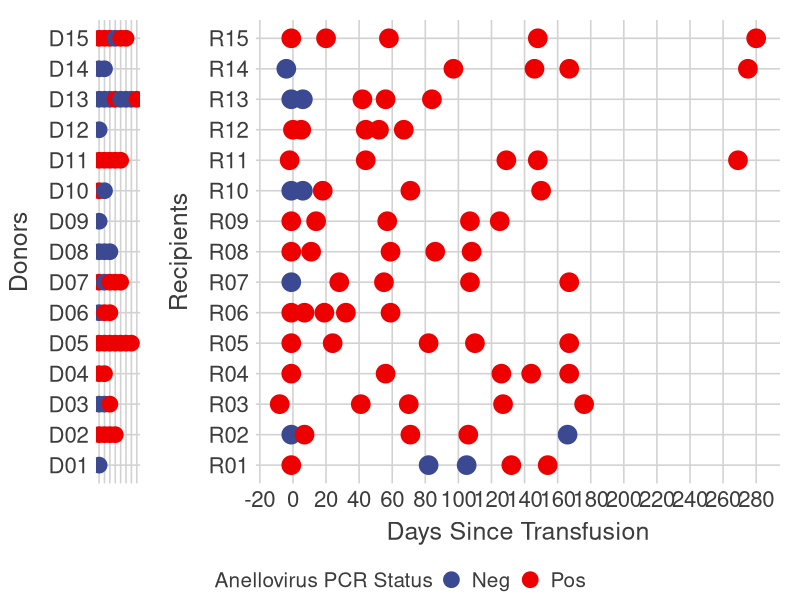
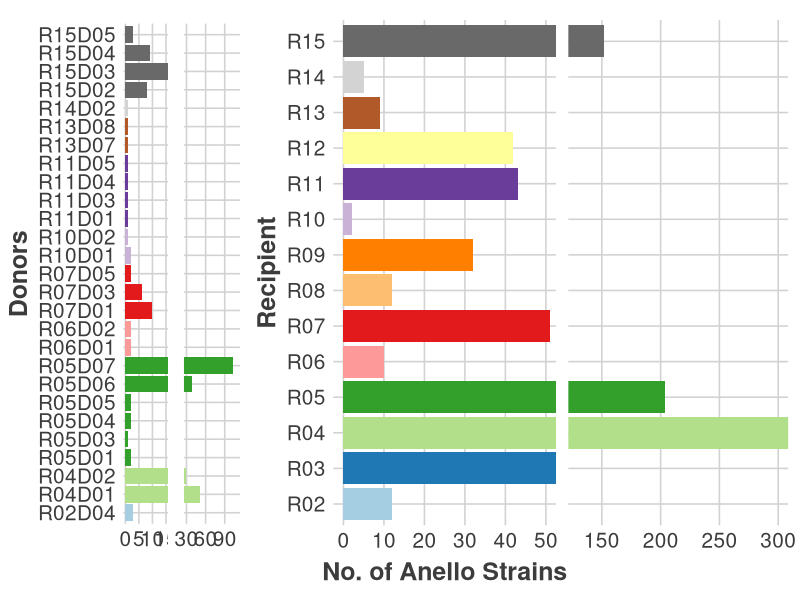
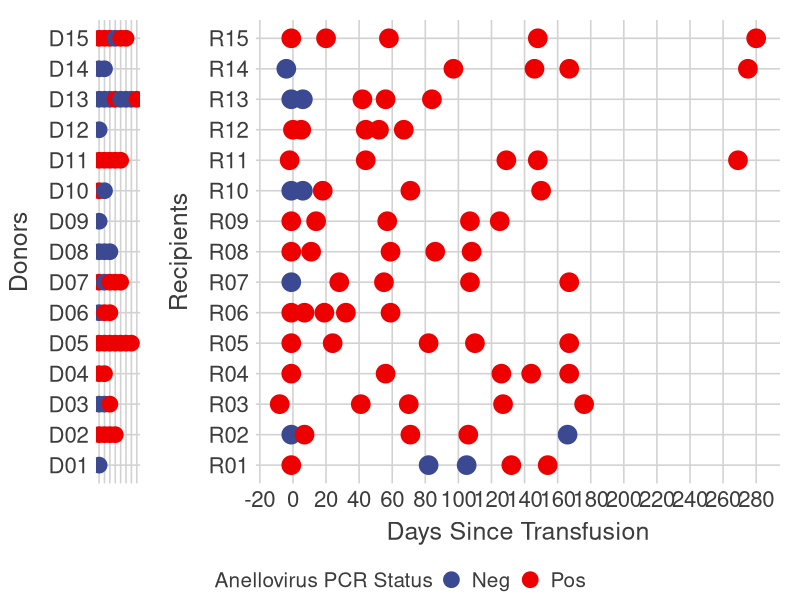
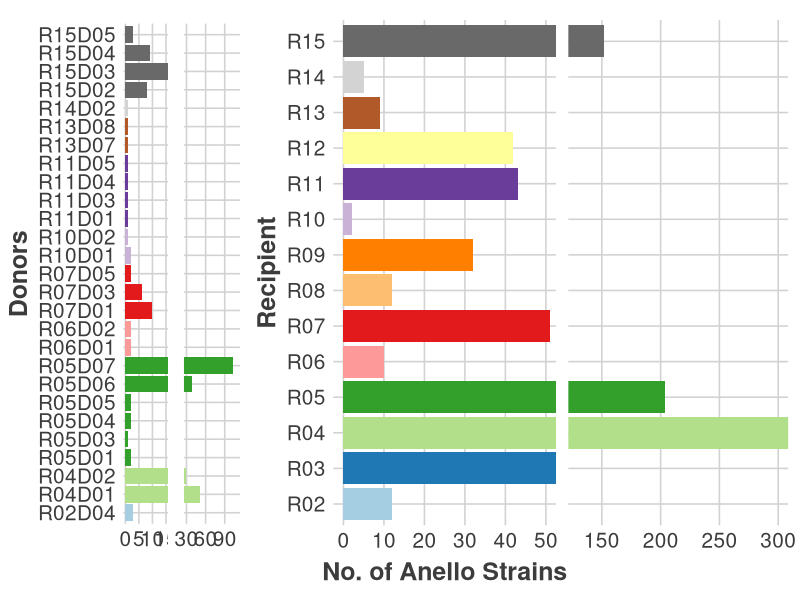

R code for these plots, in order:
## ---- chunk 1
knitr::opts_chunk$set(echo = TRUE)

library(dplyr)
library(ggplot2)
library(reshape2)
library(ggthemes)
library(ggpubr)
library(ggsci)
library(here)
library(magrittr)
## ---- chunk 2
timeline_metadata_df <- read.csv(here("data",
                                      "figure_1",
                                      "RingTx_transfusion1_metadata.csv"), header = TRUE)
timeline_metadata_df %<>% mutate(transfusion_set = gsub("^(R\\d{2})[T|D]\\d{2}.*", "\\1", RING_ID))
timeline_metadata_m <- timeline_metadata_df %>%
  filter(!(is.na(RING_ID))) %>% 
  distinct(RING_ID, day_of_draw, .keep_all = TRUE) %>%
  melt(id.vars = c("RING_ID", "transfusion_set"), measure.vars = c("day_of_draw")) %>%
  mutate(timepoint = case_when(grepl("D\\d{2}", RING_ID) ~ "donor",
                               TRUE ~ gsub("^R\\d{2}(T\\d{2})", "\\1", RING_ID)))

## Add some other metadata here some breakdowns about our patients (i.e. Sex or Age)
donor_recip_metadata_df <- read.csv(here("data",
                                         "figure_1",
                                         "RingTx_transfusion1_donor_recip_metadata.csv"), header = TRUE)
donor_recip_metadata_df %<>% mutate(category = case_when(grepl("R\\d{2}D\\d{2}", ID) ~ "donor",
                                                         TRUE ~ "recipient"))
donor_recip_metadata_df %<>% mutate(subject = gsub("^(R\\d{2})[T|D].*", "\\1", ID))
donor_recip_metadata_df %<>%   mutate(timepoint = case_when(grepl("D\\d{2}", ID) ~ "donor",
                               TRUE ~ gsub("^R\\d{2}(T\\d{2})", "\\1", ID)))

timeline_metadata_df %>% head()
donor_recip_metadata_df %>% head()
## ---- chunk 3

p1 <- donor_recip_metadata_df %>% 
  mutate(timepoint = gsub("^R\\d{2}([T|D]\\d{2}).*", "\\1", ID)) %>%
  filter(grepl("D\\d{2}", timepoint)) %>%
  mutate(subject = gsub("R(\\d{2})", "D\\1", subject)) %>%
  group_by(subject) %>%
  ggplot(aes(x = timepoint, y = subject, color = Anello.Status)) +
    geom_point(size = 5) +
    theme_fivethirtyeight() +
    ylab("Donors") + 
    scale_color_aaas(name = "Anellovirus PCR Status") +
    theme(plot.background = element_rect(fill = "white"),
          panel.background = element_rect(fill = "white"),
          strip.background.x = element_rect(fill = "white"),
          legend.background = element_rect(fill = "white"),
          legend.key = element_rect(fill = "white"),
          axis.text.x = element_blank(),
          axis.text.y = element_text(size = 16),
          axis.title.y = element_text(size = 18, vjust = 3),
          axis.title.x = element_blank(),
          legend.title = element_text(size = 15),
          legend.text = element_text(size = 15),
          legend.position = "none",
          plot.margin = unit(c(0.5, 0, 0, 0), "cm"))

p2 <- timeline_metadata_m %>%
  filter(timepoint != "donor") %>%
  left_join(donor_recip_metadata_df, by = c("RING_ID" = "ID")) %>%
  ggplot(aes(x = value, y = transfusion_set, color = Anello.Status)) +
    geom_point(size = 6) +
    xlab("Days Since Transfusion") +
    ylab("Recipients") +
    theme_fivethirtyeight() +
    scale_color_aaas(name = "Anellovirus PCR Status") +
    scale_x_continuous(breaks = seq(-20, 280, by = 20)) +
    theme(plot.background = element_rect(fill = "white"),
          panel.background = element_rect(fill = "white"),
          strip.background.x = element_rect(fill = "white"),
          legend.background = element_rect(fill = "white"),
          legend.key = element_rect(fill = "white"),
          axis.text.x = element_text(size = 16),
          axis.text.y = element_text(size = 16),
          axis.title = element_text(size = 18),
          axis.title.y = element_text(vjust = 3),
          axis.title.x = element_text(vjust = -0.08),
          legend.title = element_text(size = 15),
          legend.text = element_text(size = 15),
          legend.position = "bottom")

g1 <- ggarrange(p1, p2, common.legend = T, legend = "bottom", align = "hv", ncol = 2, widths = c(.2, .8))
ggsave(here("figures",
            "fig2a.pdf"), plot = g1, units = "mm", height = 160, width = 448, scale = 1)
g1
## ---- chunk 4
transfusion_1_contig_orf1_stats <- read.csv(here("data",
                                                 "figure_1",
                                                 "RingTx_transfusion1_contig_and_orf_stats.csv"), header = TRUE)
transfusion_1_contig_orf1_stats %<>% mutate(transf_set = gsub("^(R\\d{2})[T|D].*", "\\1", RING_ID))
transfusion_1_contig_orf1_stats %<>% mutate(subject = case_when(grepl("R\\d{2}D\\d{2}", RING_ID) ~ RING_ID,
                                                                TRUE ~ gsub("^(R\\d{2})[T|D].*", "\\1", RING_ID)))
transfusion_1_contig_orf1_stats %<>% mutate(time_point = case_when(grepl("R\\d{2}D\\d{2}", RING_ID) ~ gsub("R\\d{2}(D\\d{2})", "\\1", RING_ID),
                                                                   TRUE ~ gsub("R\\d{2}(T\\d{2})", "\\1", RING_ID)))
transfusion_1_contig_orf1_stats %<>% mutate(category = case_when(grepl("R\\d{2}D\\d{2}", RING_ID) ~ "donor",
                                                                 TRUE ~ "recipient"))

transfusion_1_contig_orf1_stats %>% head()
## ---- chunk 5

color_palette <- c('#a6cee3','#1f78b4','#b2df8a','#33a02c','#fb9a99',
                   '#e31a1c','#fdbf6f','#ff7f00','#cab2d6','#6a3d9a',
                   '#ffff99','#b15928','lightgrey','dimgrey')

recip_histo_p_low <- transfusion_1_contig_orf1_stats %>%
  filter(category == "recipient" & subject != "R01") %>%
  ggplot(aes(x = anello_orf1, y = subject, fill = subject, order = rev(time_point))) +
    geom_bar(stat = "identity", position = position_stack(reverse = TRUE)) +
    theme_fivethirtyeight() +
    scale_fill_manual(values = color_palette) +
    coord_cartesian(xlim = c(0,50)) +
    xlab("No. of Anello Strains") +
    ylab("Recipient") +
    theme(plot.background = element_rect(fill = "white"),
          panel.background = element_rect(fill = "white"),
          strip.background.x = element_rect(fill = "white"),
          legend.background = element_rect(fill = "white"),
          axis.text.x = element_text(size = 15),
          axis.text.y = element_text(size = 15),
          axis.title = element_text(size = 18, face = "bold"),
          axis.title.y = element_text(vjust = 1.5),
          axis.title.x = element_text(vjust = -0.05),
          strip.text = element_text(size = 15, face = "bold"),
          legend.position = "none",
          legend.direction = "vertical",
          legend.title = element_text(size = 15),
          legend.text= element_text(size = 13))

recip_histo_p_high <- transfusion_1_contig_orf1_stats %>%
  filter(category == "recipient" & subject != "R01") %>%
  ggplot(aes(x = anello_orf1, y = subject, fill = subject, order = rev(time_point))) +
  geom_bar(stat = "identity", position = position_stack(reverse = TRUE)) +
  theme_fivethirtyeight() +
  scale_fill_manual(values = color_palette) +
  coord_cartesian(xlim = c(130, 300)) +
  xlab("No. of Anello Strains") +
  ylab("Recipient") +
  theme(plot.background = element_rect(fill = "white"),
        panel.background = element_rect(fill = "white"),
        strip.background.x = element_rect(fill = "white"),
        legend.background = element_rect(fill = "white"),
        axis.text.x = element_text(size = 15),
        axis.text.y = element_blank(),
        axis.title = element_blank(),
        strip.text = element_text(size = 15, face = "bold"),
        legend.position = "none",
        legend.direction = "vertical",
        legend.title = element_text(size = 15),
        legend.text= element_text(size = 13),
        plot.margin = unit(c(0, 3, 0, -3), "mm"))

recip_orf_count_p <- ggarrange(recip_histo_p_low, recip_histo_p_high, align = "h", widths = c(.6, .4))

dcolor_palette <- c("#a6cee3", "#b2df8a", "#33a02c", "#fb9a99", "#e31a1c",
                    "#cab2d6", "#6a3d9a", "#b15928", 'lightgrey','dimgrey')

donor_histo_p_low <- transfusion_1_contig_orf1_stats %>%
  filter(category == "donor" & anello_orf1 > 0) %>%
  ggplot(aes(x = anello_orf1, y = subject, fill = transf_set)) +
  geom_bar(stat = "identity", position = position_stack(reverse = TRUE)) +
  theme_fivethirtyeight() +
  scale_fill_manual(name = "", values = dcolor_palette) +
  coord_cartesian(xlim = c(0,15)) +
  scale_x_continuous(breaks = seq(0, 15, by=5)) +
  xlab("No. of Anello Strains") +
  ylab("Donors") +
  theme(plot.background = element_rect(fill = "white"),
        panel.background = element_rect(fill = "white"),
        strip.background.x = element_rect(fill = "white"),
        legend.background = element_rect(fill = "white"),
        axis.text.x = element_text(size = 15),
        axis.text.y = element_text(size = 15),
        axis.title = element_blank(),
        axis.title.y = element_text(size = 18, face = "bold", vjust = 1.5),
        strip.text = element_text(size = 15, face = "bold"),
        legend.position = "none",
        legend.title = element_text(size = 15),
        legend.text= element_text(size = 13),
        plot.margin = unit(c(0, 0, 0, 3), "mm"))

donor_histo_p_high <- transfusion_1_contig_orf1_stats %>%
  filter(category == "donor" & anello_orf1 > 0) %>%
  ggplot(aes(x = anello_orf1, y = subject, fill = transf_set)) +
  geom_bar(stat = "identity", position = position_stack(reverse = TRUE)) +
  theme_fivethirtyeight() +
  scale_fill_manual(name = "", values = dcolor_palette) +
  coord_cartesian(xlim = c(30,110)) + 
  scale_x_continuous(breaks = seq(30,110, by=30)) +
  theme(plot.background = element_rect(fill = "white"),
        panel.background = element_rect(fill = "white"),
        strip.background.x = element_rect(fill = "white"),
        legend.background = element_rect(fill = "white"),
        axis.text.x = element_text(size = 15),
        axis.text.y = element_blank(),
        axis.title = element_blank(),
        strip.text = element_text(size = 15, face = "bold"),
        legend.position = "none",
        legend.title = element_text(size = 15),
        legend.text= element_text(size = 13),
        plot.margin = unit(c(6, 0, 12.5, 3), "mm"))

donor_orf_count_p <- ggarrange(donor_histo_p_low, donor_histo_p_high, align = "h", widths = c(.7, .3))

g2 <- ggarrange(donor_orf_count_p, recip_orf_count_p, align = "h", widths = c(.3, .7))

ggsave(here("figures",
            "fig2b.pdf"), plot = g2, units = "mm", height = 172, width = 441, device = cairo_pdf, scale = 1)
g2
